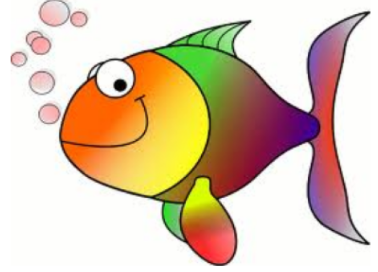
#> input picture fish.png, 378 x 272 px
$ jupyter execute Untitled14.ipynb
#> lines starting #> are read from the running program, lines starting #| are printed output that depends on the picture
[cell 1]
import cv2
import numpy as np
import matplotlib.pyplot as plt

[cell 2]
image = cv2.imread('fish.png')
#> image is the input picture: shape (272, 378, 3); mean B, G, R 175.4, 199.5, 221
image_rgb = cv2.cvtColor(image, cv2.COLOR_BGR2RGB)

[cell 3]
rows, cols, _ = image.shape
#> rows = 272; cols = 378
M_translate = np.float32([[1, 0, 50], [0, 1, 100]])
translated_image = cv2.warpAffine(image_rgb, M_translate, (cols, rows))
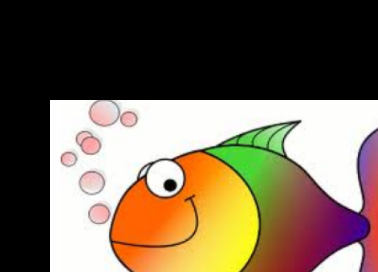
#> translated_image: shape (272, 378, 3); mean R, G, B 116.4, 101.2, 82.3

[cell 4]
scaled_image = cv2.resize(image_rgb, None, fx=1.5, fy=1.5, interpolation=cv2.INTER_LINEAR)

[cell 5]
M_shear = np.float32([[1, 0.5, 0], [0.5, 1, 0]])
sheared_image = cv2.warpAffine(image_rgb, M_shear, (int(cols * 1.5), int(rows * 1.5)))
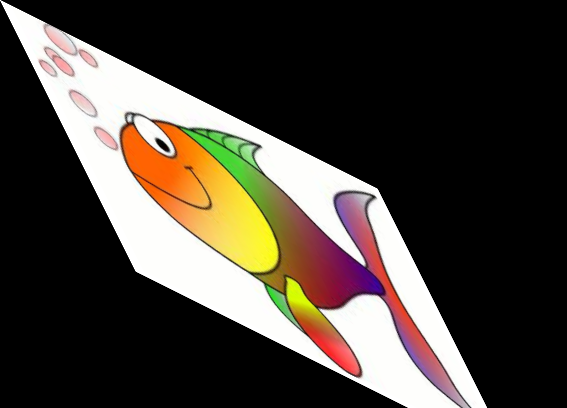
#> sheared_image: shape (408, 567, 3); mean R, G, B 71.5, 64.3, 56.3

[cell 6]
reflected_image = cv2.flip(image_rgb, 1)
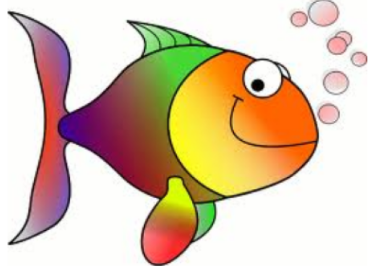
#> reflected_image: shape (272, 378, 3); mean R, G, B 221, 199.5, 175.4

[cell 7]
M_rotate = cv2.getRotationMatrix2D((cols / 2, rows / 2), 45, 1)
rotated_image = cv2.warpAffine(image_rgb, M_rotate, (cols, rows))
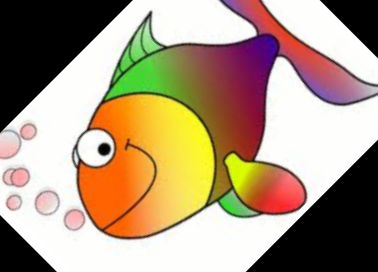
#> rotated_image: shape (272, 378, 3); mean R, G, B 171.7, 151.2, 126.9

[cell 8]
cropped_image = image_rgb[50:300, 100:400]
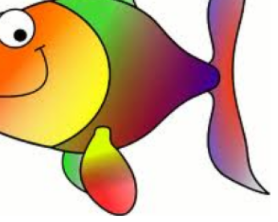
#> cropped_image: shape (222, 278, 3); mean R, G, B 208.8, 179.7, 145.9
